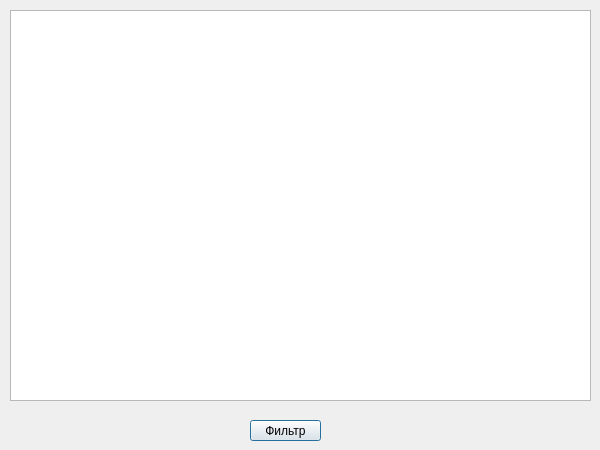
<?xml version="1.0" encoding="UTF-8"?>
<ui version="4.0">
 <class>placeFilter</class>
 <widget class="QDialog" name="placeFilter">
  <property name="geometry">
   <rect>
    <x>0</x>
    <y>0</y>
    <width>600</width>
    <height>450</height>
   </rect>
  </property>
  <property name="windowTitle">
   <string>Гео-фильтр</string>
  </property>
  <widget class="QPushButton" name="btnFilter">
   <property name="geometry">
    <rect>
     <x>250</x>
     <y>420</y>
     <width>71</width>
     <height>21</height>
    </rect>
   </property>
   <property name="text">
    <string>Фильтр</string>
   </property>
  </widget>
  <widget class="QTreeWidget" name="treeWidget">
   <property name="geometry">
    <rect>
     <x>10</x>
     <y>10</y>
     <width>581</width>
     <height>391</height>
    </rect>
   </property>
   <property name="headerHidden">
    <bool>true</bool>
   </property>
   <column>
    <property name="text">
     <string notr="true">1</string>
    </property>
   </column>
  </widget>
 </widget>
 <resources/>
 <connections/>
</ui>
